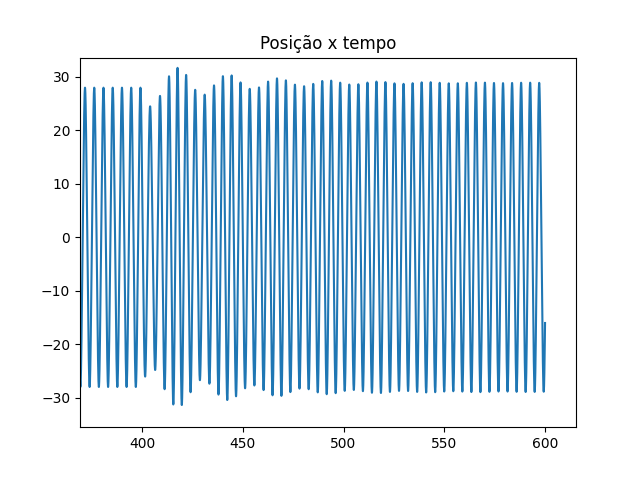

The Python source for this figure:
import matplotlib.pyplot as plt
import numpy as np

def abfourier(tp,xp,it0,it1,nf):
#
# cálculo dos coeficientes de Fourier a_nf e b_nf
#       a_nf = 2/T integral ( xp cos( nf w) ) dt   entre tp(it0) e tp(it1)
#       b_nf = 2/T integral ( xp sin( nf w) ) dt   entre tp(it0) e tp(it1)    
# integracao numerica pela aproximação trapezoidal
# input: matrizes tempo tp   (abcissas)
#                 posição xp (ordenadas) 
#       indices inicial it0
#               final   it1  (ao fim de um período)   
#       nf índice de Fourier
# output: af_bf e bf_nf  
# 
    dt=tp[1]-tp[0]
    per=tp[it1]-tp[it0]
    ome=2*np.pi/per

    s1=xp[it0]*np.cos(nf*ome*tp[it0])
    s2=xp[it1]*np.cos(nf*ome*tp[it1])
    st=xp[it0+1:it1]*np.cos(nf*ome*tp[it0+1:it1])
    soma=np.sum(st)
    
    q1=xp[it0]*np.sin(nf*ome*tp[it0])
    q2=xp[it1]*np.sin(nf*ome*tp[it1])
    qt=xp[it0+1:it1]*np.sin(nf*ome*tp[it0+1:it1])
    somq=np.sum(qt)
    
    intega=((s1+s2)/2+soma)*dt
    af=2/per*intega
    integq=((q1+q2)/2+somq)*dt
    bf=2/per*integq
    return af,bf

def maxminv(xm1,xm2,xm3,ym1,ym2,ym3):
# Máximo ou mínimo usando o polinómio de Lagrange
# Dados (input): (x0,y0), (x1,y1) e (x2,y2)
# Resultados (output): xm, ymax
    xab=xm1-xm2
    xac=xm1-xm3
    xbc=xm2-xm3
    a=ym1/(xab*xac)
    b=-ym2/(xab*xbc)
    c=ym3/(xac*xbc)
    xmla=(b+c)*xm1+(a+c)*xm2+(a+b)*xm3
    xm=0.5*xmla/(a+b+c)
    xta=xm-xm1
    xtb=xm-xm2
    xtc=xm-xm3
    ymax=a*xtb*xtc+b*xta*xtc+c*xta*xtb
    return xm, ymax

t0 = 0.0
tf = 600
dt = 0.001
n = int((tf-t0)/dt)
k = 1
m = 1
x0 = 2
v0 = 4
beta = 0.001
b = 0.05
f0 = 7.5

t = np.zeros(n+1)
x = np.zeros(n+1)
vx = np.zeros(n+1)
ax = np.zeros(n+1)


x[0] = x0
vx[0] = v0


for i in range(n):
    if(t[i]>=400):
        t[i+1] = t[i] + dt
        ax[i] = (-k*x[i]*(1 + 2*beta*x[i]**2) -b*vx[i]  +f0*np.cos(1.37*t[i]))/m
        vx[i+1] = vx[i] + ax[i] * dt
        x[i+1] = x[i] + vx[i+1] * dt
    else:
        t[i+1] = t[i] + dt
        ax[i] = (-k*x[i]*(1 + 2*beta*x[i]**2) -b*vx[i]  +f0*np.cos(1.4*t[i]))/m
        vx[i+1] = vx[i] + ax[i] * dt
        x[i+1] = x[i] + vx[i+1] * dt

plt.title("Posição x tempo")
plt.plot(t,x)
plt.show()

peaks = []
for i in range(n):
    if(x[i-1]<x[i] and x[i]>x[i+1] and t[i]>550):
        peaks.append(i)


tmax = np.zeros(len(peaks))
xmax = np.zeros(len(peaks))
c=0
for i in peaks:
    tmax[c], xmax[c] = maxminv(t[i-1], t[i], t[i+1], x[i-1], x[i], x[i+1])
    c+=1

amplitude = np.mean(xmax)
print("Amplitude", amplitude) 
periodo = tmax[1]-tmax[0]
print("Período", periodo)
